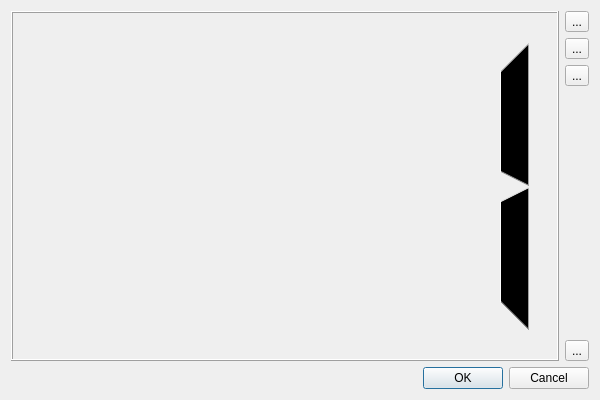
<?xml version="1.0" encoding="UTF-8"?>
<ui version="4.0">
 <class>Dialog</class>
 <widget class="QDialog" name="Dialog">
  <property name="geometry">
   <rect>
    <x>0</x>
    <y>0</y>
    <width>600</width>
    <height>400</height>
   </rect>
  </property>
  <property name="windowTitle">
   <string>Counter</string>
  </property>
  <property name="windowIcon">
   <iconset resource="../icons.qrc">
    <normaloff>:/icons/papywizard.png</normaloff>:/icons/papywizard.png</iconset>
  </property>
  <property name="modal">
   <bool>true</bool>
  </property>
  <layout class="QVBoxLayout" name="verticalLayout_2">
   <item>
    <layout class="QHBoxLayout" name="horizontalLayout">
     <item>
      <widget class="QLCDNumber" name="counterLcdNumber">
       <property name="sizePolicy">
        <sizepolicy hsizetype="MinimumExpanding" vsizetype="MinimumExpanding">
         <horstretch>0</horstretch>
         <verstretch>0</verstretch>
        </sizepolicy>
       </property>
       <property name="smallDecimalPoint">
        <bool>false</bool>
       </property>
       <property name="numDigits">
        <number>3</number>
       </property>
       <property name="mode">
        <enum>QLCDNumber::Dec</enum>
       </property>
       <property name="segmentStyle">
        <enum>QLCDNumber::Filled</enum>
       </property>
       <property name="value" stdset="0">
        <double>1.000000000000000</double>
       </property>
       <property name="intValue" stdset="0">
        <number>1</number>
       </property>
      </widget>
     </item>
     <item>
      <layout class="QVBoxLayout" name="verticalLayout">
       <item>
        <widget class="QToolButton" name="increaseCounterToolButton">
         <property name="text">
          <string>...</string>
         </property>
         <property name="icon">
          <iconset resource="../icons.qrc">
           <normaloff>:/icons/up.png</normaloff>:/icons/up.png</iconset>
         </property>
         <property name="iconSize">
          <size>
           <width>32</width>
           <height>32</height>
          </size>
         </property>
        </widget>
       </item>
       <item>
        <widget class="QToolButton" name="resetCounterToolButton">
         <property name="text">
          <string>...</string>
         </property>
         <property name="icon">
          <iconset resource="../icons.qrc">
           <normaloff>:/icons/undo.png</normaloff>:/icons/undo.png</iconset>
         </property>
         <property name="iconSize">
          <size>
           <width>32</width>
           <height>32</height>
          </size>
         </property>
        </widget>
       </item>
       <item>
        <widget class="QToolButton" name="decreaseCounterToolButton">
         <property name="text">
          <string>...</string>
         </property>
         <property name="icon">
          <iconset resource="../icons.qrc">
           <normaloff>:/icons/down.png</normaloff>:/icons/down.png</iconset>
         </property>
         <property name="iconSize">
          <size>
           <width>32</width>
           <height>32</height>
          </size>
         </property>
        </widget>
       </item>
       <item>
        <spacer name="verticalSpacer">
         <property name="orientation">
          <enum>Qt::Vertical</enum>
         </property>
         <property name="sizeHint" stdset="0">
          <size>
           <width>20</width>
           <height>40</height>
          </size>
         </property>
        </spacer>
       </item>
       <item>
        <widget class="QToolButton" name="snapshotToolButton">
         <property name="text">
          <string>...</string>
         </property>
         <property name="icon">
          <iconset resource="../icons.qrc">
           <normaloff>:/icons/misc.png</normaloff>:/icons/misc.png</iconset>
         </property>
         <property name="iconSize">
          <size>
           <width>32</width>
           <height>32</height>
          </size>
         </property>
        </widget>
       </item>
      </layout>
     </item>
    </layout>
   </item>
   <item>
    <widget class="QDialogButtonBox" name="buttonBox">
     <property name="orientation">
      <enum>Qt::Horizontal</enum>
     </property>
     <property name="standardButtons">
      <set>QDialogButtonBox::Cancel|QDialogButtonBox::Ok</set>
     </property>
    </widget>
   </item>
  </layout>
 </widget>
 <resources>
  <include location="../icons.qrc"/>
 </resources>
 <connections>
  <connection>
   <sender>buttonBox</sender>
   <signal>accepted()</signal>
   <receiver>Dialog</receiver>
   <slot>accept()</slot>
   <hints>
    <hint type="sourcelabel">
     <x>252</x>
     <y>395</y>
    </hint>
    <hint type="destinationlabel">
     <x>157</x>
     <y>274</y>
    </hint>
   </hints>
  </connection>
  <connection>
   <sender>buttonBox</sender>
   <signal>rejected()</signal>
   <receiver>Dialog</receiver>
   <slot>reject()</slot>
   <hints>
    <hint type="sourcelabel">
     <x>320</x>
     <y>395</y>
    </hint>
    <hint type="destinationlabel">
     <x>286</x>
     <y>274</y>
    </hint>
   </hints>
  </connection>
 </connections>
</ui>
